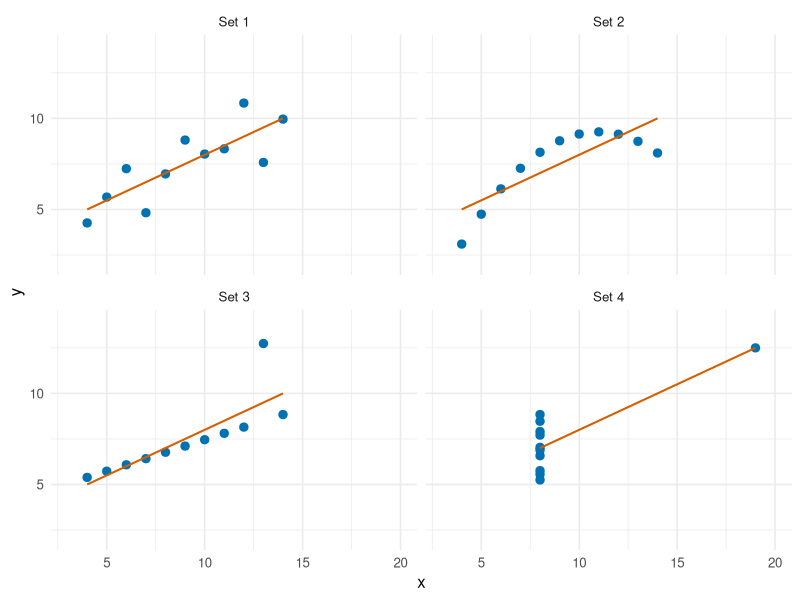
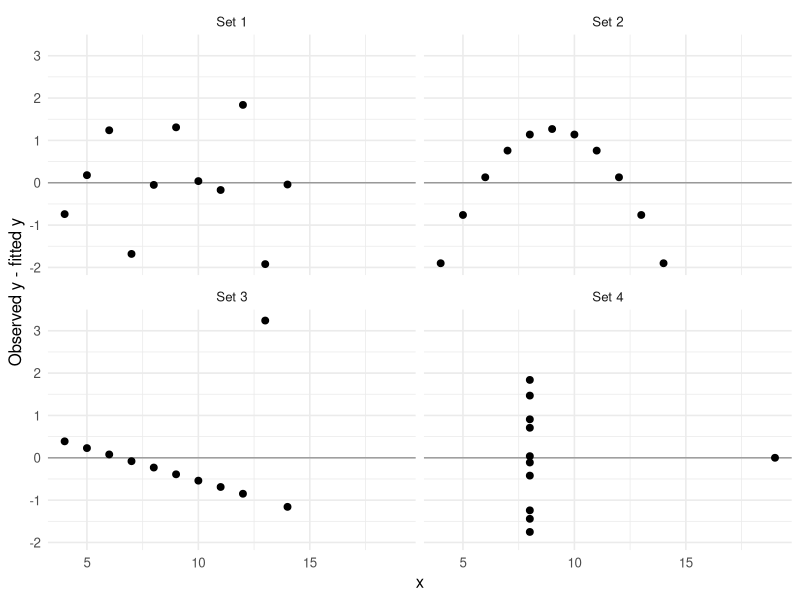
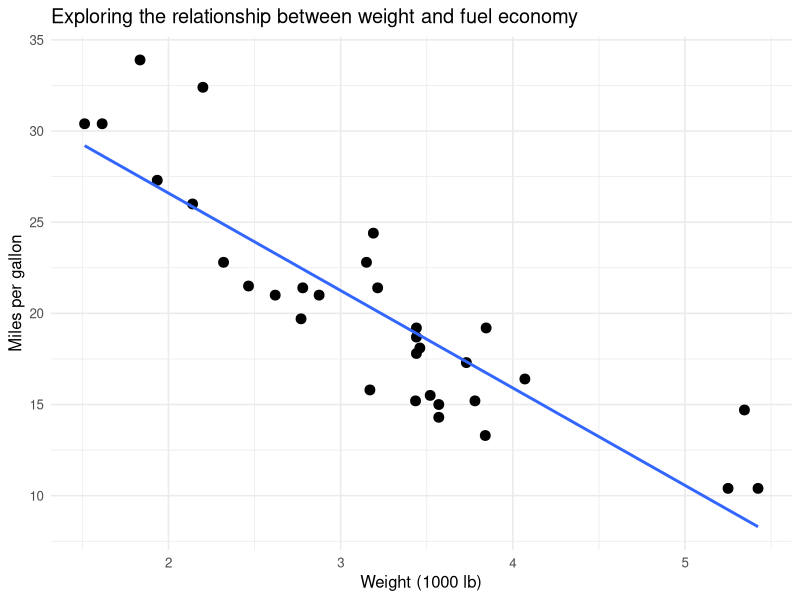
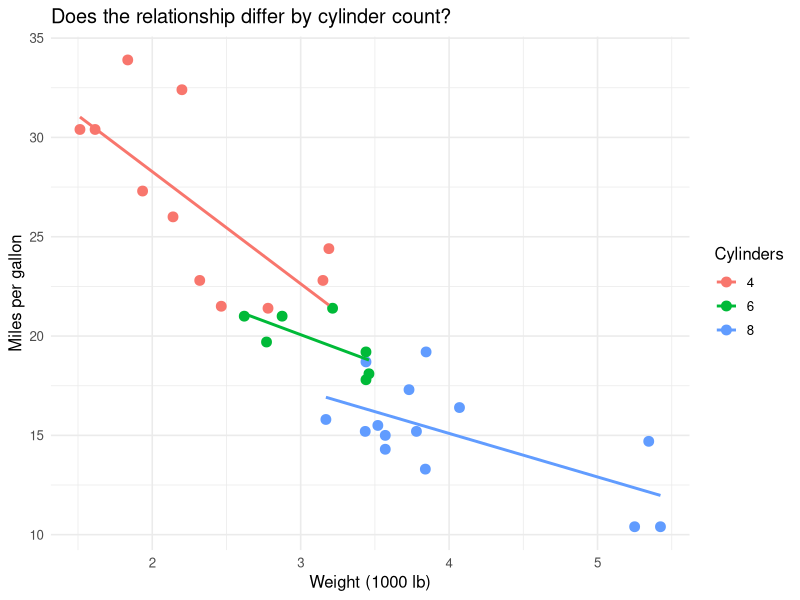
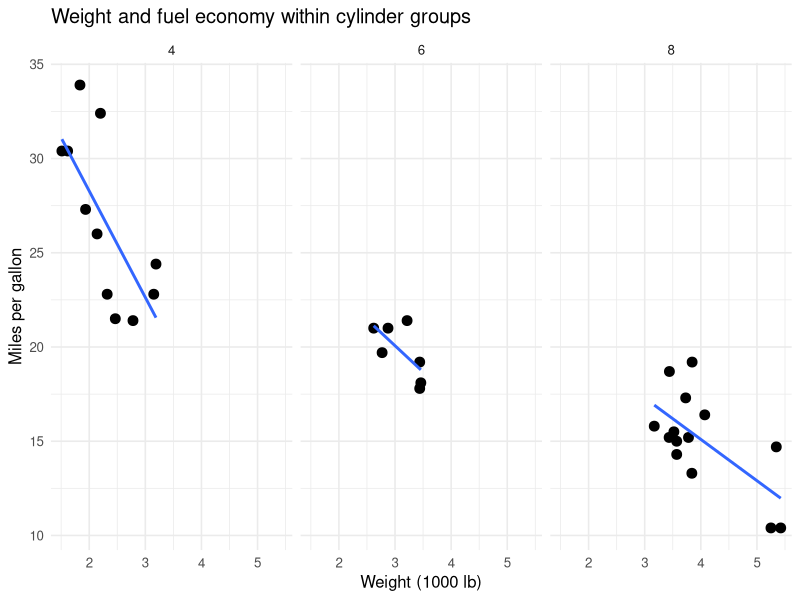
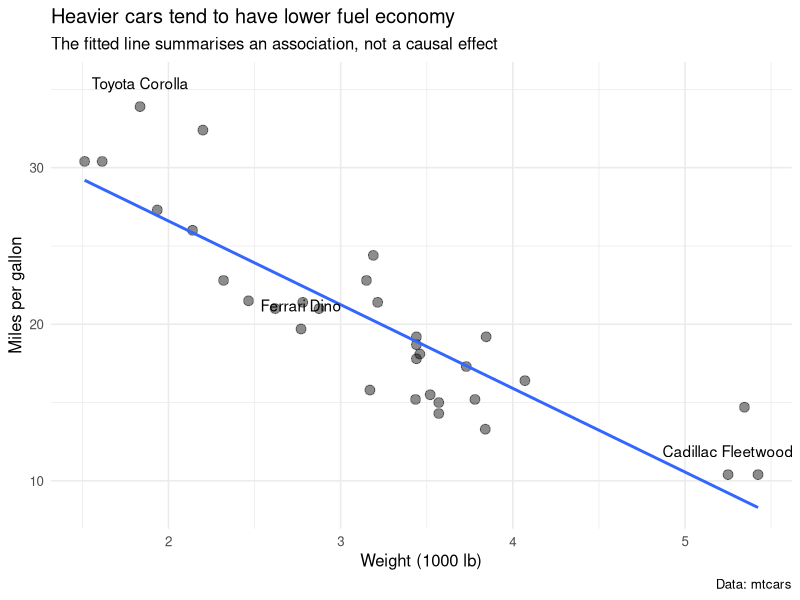
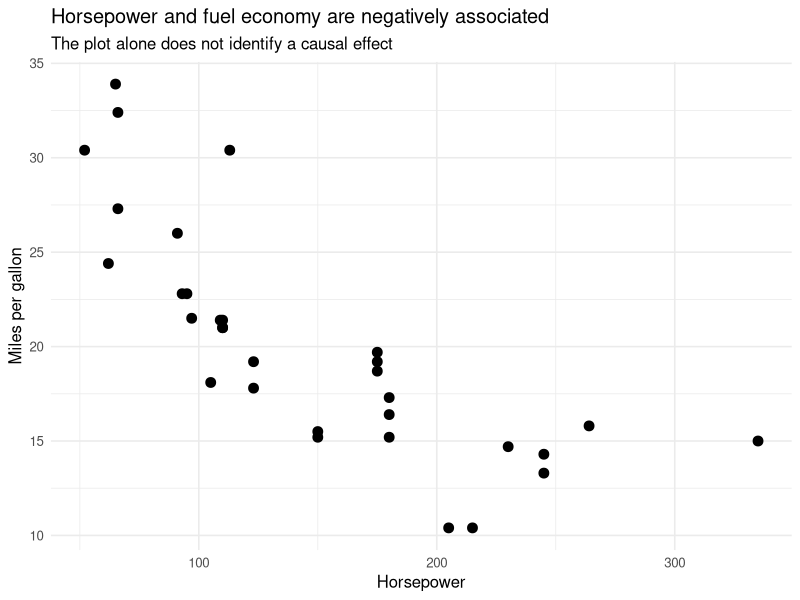
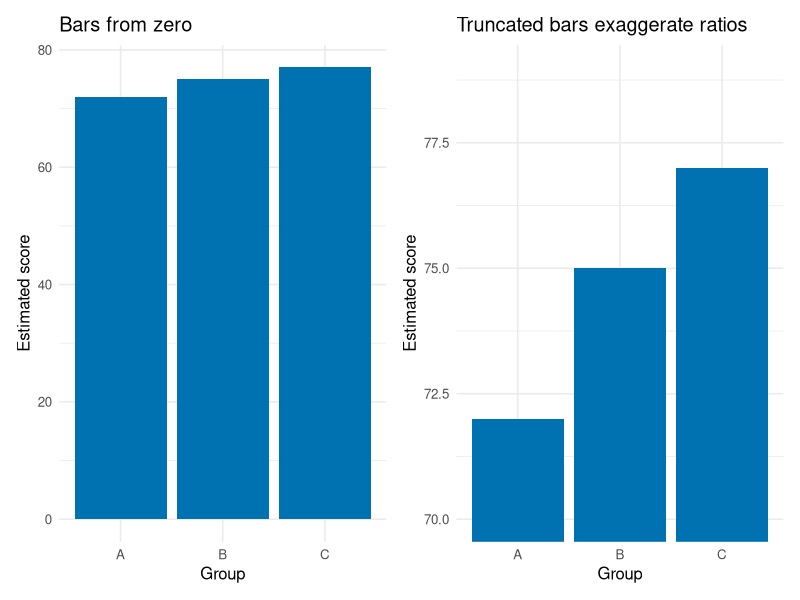

Here is the R script that generated these plots, in order:
## ---- chunk 1
required <- c("ggplot2", "patchwork", "viridisLite", "colorspace", "knitr", "dplyr", "tibble")
missing <- required[!vapply(required, requireNamespace, logical(1), quietly = TRUE)]
if (length(missing)) {
  stop("Install missing packages first: install.packages(c(",
       paste(sprintf('"%s"', missing), collapse = ", "), "))")
}
library(ggplot2)
library(patchwork)
library(dplyr)
library(tibble)
knitr::opts_chunk$set(echo = TRUE, message = FALSE, warning = TRUE,
                     fig.width = 9, fig.height = 5, dpi = 120,
                     fig.align = "center")
theme_set(theme_minimal(base_size = 12))
options(width = 90)
set.seed(20260917)
## ---- chunk 2
a <- do.call(rbind, lapply(1:4, function(i) {
  data.frame(set = factor(paste("Set", i), levels = paste("Set", 1:4)),
             observation = seq_len(nrow(anscombe)),
             x = anscombe[[paste0("x", i)]],
             y = anscombe[[paste0("y", i)]])
}))
summary_table <- do.call(rbind, lapply(split(a, a$set), function(d) {
  fit <- lm(y ~ x, data = d)
  data.frame(n = nrow(d), mean_x = mean(d$x), mean_y = mean(d$y),
             var_x = var(d$x), var_y = var(d$y), r = cor(d$x, d$y),
             intercept = unname(coef(fit)[1]), slope = unname(coef(fit)[2]),
             R_squared = summary(fit)$r.squared)
}))
knitr::kable(summary_table, digits = 3,
             caption = "Sample variances use the denominator n - 1.")
## ---- chunk 3
ggplot(a, aes(x, y)) +
  geom_point(size = 2.5, colour = "#0072B2") +
  geom_smooth(method = "lm", formula = y ~ x, se = FALSE,
              colour = "#D55E00", linewidth = .7) +
  facet_wrap(~set, ncol = 2) +
  coord_cartesian(xlim = c(3, 20), ylim = c(2, 14)) +
  labs(x = "x", y = "y")
## ---- chunk 4
a_diag <- do.call(rbind, lapply(split(a, a$set), function(d) {
  fit <- lm(y ~ x, data = d)
  d$residual <- residuals(fit)
  d$leverage <- hatvalues(fit)
  d
}))
ggplot(a_diag, aes(x, residual)) + geom_hline(yintercept = 0, colour = "grey60") +
  geom_point(size = 2) + facet_wrap(~set) +
  labs(y = "Observed y - fitted y")
## ---- chunk 5
d4 <- subset(a_diag, set == "Set 4")
knitr::kable(d4[, c("observation", "x", "y", "residual", "leverage")], digits = 3)
# If this observation is omitted, all remaining x values are equal.
isolated <- which.max(d4$x)
fit_without <- lm(y ~ x, data = d4[-isolated, ])
coef(fit_without)  # slope is NA: it is no longer identifiable
## ---- chunk 6
cars <- mtcars |> 
  as_tibble(rownames = "car")

ggplot(cars, aes(wt, mpg)) +
  geom_point(size = 3) +
  geom_smooth(method = "lm", se = FALSE) +
  labs(
    title = "Exploring the relationship between weight and fuel economy",
    x = "Weight (1000 lb)",
    y = "Miles per gallon"
  )
## ---- chunk 7
cars |>
  mutate(cyl = factor(cyl)) |>
  ggplot(aes(wt, mpg, colour = cyl)) +
  geom_point(size = 3) +
  geom_smooth(method = "lm", se = FALSE) +
  labs(
    title = "Does the relationship differ by cylinder count?",
    x = "Weight (1000 lb)",
    y = "Miles per gallon",
    colour = "Cylinders"
  )
## ---- chunk 8
cars |>
  mutate(cyl = factor(cyl)) |>
  ggplot(aes(wt, mpg)) +
  geom_point(size = 3) +
  geom_smooth(method = "lm", se = FALSE) +
  facet_wrap(~ cyl) +
  labs(
    title = "Weight and fuel economy within cylinder groups",
    x = "Weight (1000 lb)",
    y = "Miles per gallon"
  )
## ---- chunk 9
selected_cars <- cars |>
  filter(
    car %in% c(
      "Toyota Corolla",
      "Cadillac Fleetwood",
      "Ferrari Dino"
    )
  )

ggplot(cars, aes(wt, mpg)) +
  geom_point(alpha = 0.45, size = 3) +
  geom_smooth(method = "lm", se = FALSE) +
  geom_text(
    data = selected_cars,
    aes(label = car),
    nudge_y = 1.5,
    check_overlap = TRUE
  ) +
  labs(
    title = "Heavier cars tend to have lower fuel economy",
    subtitle = "The fitted line summarises an association, not a causal effect",
    x = "Weight (1000 lb)",
    y = "Miles per gallon",
    caption = "Data: mtcars"
  )
## ---- chunk 10
ggplot(mtcars, aes(hp, mpg)) +
  geom_point(size = 3) +
  labs(
    title = "Horsepower and fuel economy are negatively associated",
    subtitle = "The plot alone does not identify a causal effect",
    x = "Horsepower",
    y = "Miles per gallon"
  )
## ---- chunk 11
comparison <- tibble(
  group = c("A", "B", "C"),
  estimate = c(72, 75, 77)
)

p_scale <- ggplot(comparison, aes(group, estimate)) +
  geom_col(fill = "#0072B2") +
  labs(x = "Group", y = "Estimated score")
(p_scale + labs(title = "Bars from zero")) +
  (p_scale + coord_cartesian(ylim = c(70, 79)) +
     labs(title = "Truncated bars exaggerate ratios"))
## ---- chunk 12
ggplot(comparison, aes(group, estimate)) +
  geom_point(size = 4) +
  coord_cartesian(ylim = c(70, 79)) +
  labs(y = "Estimated score")
## ---- chunk 13
measure <- data.frame(group = LETTERS[1:5], value = c(20, 35, 46, 63, 80))
pos <- ggplot(measure, aes(value, group)) + geom_point(size = 3) +
  scale_x_continuous(limits = c(0, 90)) + labs(title = "Position", x = "Value", y = NULL)
area <- ggplot(measure, aes(1, group, size = value)) +
  geom_point(colour = "#0072B2") + scale_size_area(max_size = 16, limits = c(0, 90)) +
  scale_x_continuous(breaks = NULL) + labs(title = "Area", x = NULL, y = NULL) +
  theme(legend.position = "none", panel.grid = element_blank())
col <- ggplot(measure, aes(1, group, fill = value)) + geom_tile(width = .7, height = .7) +
  scale_fill_viridis_c(limits = c(0, 90), end = .9) +
  scale_x_continuous(breaks = NULL) + labs(title = "Colour", x = NULL, y = NULL) +
  theme(panel.grid = element_blank(), legend.position = "bottom")
pos + area + col
## ---- chunk 14
100 * measure$value[measure$group == "C"] / measure$value[measure$group == "E"]
## ---- chunk 15
segments <- data.frame(group = rep(LETTERS[1:4], each = 2),
                       part = rep(c("Base", "Target"), 4),
                       count = c(20, 30, 60, 35, 35, 32, 50, 34))
segments$part <- factor(segments$part, levels = c("Base", "Target"))
p_stack <- ggplot(segments, aes(group, count, fill = part)) +
  geom_col(position = position_stack(reverse = TRUE), width = .6) +
  scale_fill_manual(values = c(Base = "grey80", Target = "#0072B2")) +
  labs(title = "Compare the blue segments", y = "Count", x = NULL)
p_target <- ggplot(subset(segments, part == "Target"), aes(count, group)) +
  geom_point(size = 3, colour = "#0072B2") +
  scale_x_continuous(limits = c(0, 40)) +
  labs(title = "Compare aligned positions", x = "Target count", y = NULL)
p_stack + p_target
## ---- chunk 16
# Explicit polygon geometry avoids ambiguities about point-size conventions.
circle_data <- function(correct) {
  do.call(rbind, lapply(1:2, function(i) {
    v <- c(10, 40)[i]
    r <- if (correct) .8 * sqrt(v / 40) else .8 * v / 40
    theta <- seq(0, 2*pi, length.out = 200)
    data.frame(x = 2*i + r*cos(theta), y = r*sin(theta), id = factor(v),
               method = if (correct) "Area proportional to value" else "Radius proportional to value")
  }))
}
circles <- rbind(circle_data(TRUE), circle_data(FALSE))
ggplot(circles, aes(x, y, group = id)) +
  geom_polygon(fill = "#56B4E9", colour = "#0072B2") +
  facet_wrap(~method) + coord_equal(xlim = c(1, 5), ylim = c(-1, 1)) +
  scale_x_continuous(breaks = c(2, 4), labels = c("Value: 10", "Value: 40")) +
  labs(x = NULL, y = NULL) +
  theme(panel.grid = element_blank(), axis.text.y = element_blank(),
        axis.ticks.y = element_blank())
## ---- chunk 17
attendance <- data.frame(workshop = LETTERS[1:6],
                         students = c(24, 37, 29, 43, 34, 19))
p <- ggplot(attendance, aes(workshop, students)) +
  geom_col(fill = "#0072B2", width = .65) +
  scale_y_continuous(limits = c(0, 50), breaks = seq(0, 50, 10),
                     expand = expansion(mult = c(0, .02))) +
  labs(x = "Workshop", y = "Number of students")
clutter <- p + labs(title = "Too much decoration") +
  theme(panel.background = element_rect(fill = "grey85"),
        panel.grid.major = element_line(colour = "grey35", linewidth = .8),
        panel.grid.minor = element_line(colour = "grey55", linewidth = .5),
        panel.border = element_rect(fill = NA, colour = "black", linewidth = 1.5),
        plot.background = element_rect(fill = "grey95", colour = "black"))
balanced <- p + labs(title = "Useful context") +
  theme(panel.grid.major.x = element_blank(), panel.grid.minor = element_blank())
empty <- p + theme_void(base_size = 12) + labs(title = "Too little context")
clutter + balanced + empty + plot_layout(nrow = 1)
## ---- chunk 18
field <- expand.grid(x = seq(0, 1, length.out = 200), y = seq(0, 1, length.out = 30))
field$value <- field$x
base_field <- ggplot(field, aes(x, y, fill = value)) + geom_raster() +
  scale_y_continuous(breaks = NULL) + labs(x = "x", y = NULL, fill = "Value") +
  theme(panel.grid = element_blank(), legend.position = "bottom")
rainbow_plot <- base_field +
  scale_fill_gradientn(colours = rainbow(256), limits = c(0, 1)) + labs(title = "Rainbow")
viridis_plot <- base_field +
  scale_fill_viridis_c(limits = c(0, 1)) + labs(title = "Viridis")
rainbow_plot + viridis_plot
## ---- chunk 19
palette_names <- c("viridis", "magma", "inferno", "cividis")
strips <- do.call(rbind, lapply(palette_names, function(nm) {
  data.frame(value = seq(0, 1, length.out = 100), palette = nm,
             colour = viridisLite::viridis(100, option = nm))
}))
ggplot(strips, aes(value, palette, fill = colour)) + geom_tile() +
  scale_fill_identity() + labs(x = "Normalised value", y = NULL) +
  theme(panel.grid = element_blank())
## ---- chunk 20
ggplot(mtcars, aes(disp, mpg, colour = hp)) + geom_point(size = 3) +
  scale_colour_viridis_c(option = "viridis", end = .9) +
  labs(x = "Engine displacement (cubic inches)",
       y = "Fuel economy (US miles per gallon)", colour = "Horsepower")
## ---- chunk 21
deviation <- expand.grid(row = factor(LETTERS[1:4]), column = factor(1:5))
deviation$effect <- rep(c(-3, -1.5, 0, 1.5, 3), each = 4)
ggplot(deviation, aes(column, row, fill = effect)) + geom_tile(colour = "white") +
  geom_text(aes(label = effect), colour = "black", size = 4) +
  scale_fill_gradient2(low = "#91BFDB", mid = "#F7F7F7", high = "#F4A582",
                       midpoint = 0, limits = c(-3, 3)) +
  labs(x = "Condition", y = "Group", fill = "Deviation") + coord_equal() +
  theme(panel.grid = element_blank())
## ---- chunk 22
transformations <- list(
  Original = identity,
  Deutan = function(z) colorspace::deutan(z, severity = 1),
  Protan = function(z) colorspace::protan(z, severity = 1),
  Tritan = function(z) colorspace::tritan(z, severity = 1),
  Grayscale = function(z) colorspace::desaturate(z)
)
palettes <- list(Rainbow = rainbow(100), Viridis = viridisLite::viridis(100))
checks <- do.call(rbind, lapply(names(palettes), function(pn) {
  do.call(rbind, lapply(names(transformations), function(tn) {
    data.frame(value = seq(0, 1, length.out = 100), palette = pn,
               view = tn, colour = transformations[[tn]](palettes[[pn]]))
  }))
}))
checks$view <- factor(checks$view, levels = rev(names(transformations)))
ggplot(checks, aes(value, view, fill = colour)) + geom_tile() +
  facet_wrap(~palette, ncol = 1) + scale_fill_identity() +
  labs(x = "Normalised value", y = NULL) + theme(panel.grid = element_blank())
## ---- chunk 23
trajectories <- data.frame(time = rep(1:6, 3), group = rep(c("A", "B", "C"), each = 6),
                           response = c(2, 3, 4, 5, 6, 7,
                                        7, 6.8, 6.5, 6.2, 5.8, 5.4,
                                        3.5, 3.7, 3.8, 4, 4.1, 4.2))
qualitative <- c(A = "#0072B2", B = "#D55E00", C = "#009E73")
ggplot(trajectories, aes(time, response, colour = group, linetype = group)) +
  geom_line(linewidth = .9) +
  geom_text(data = subset(trajectories, time == 6),
            aes(label = group), hjust = -.7, show.legend = FALSE) +
  scale_colour_manual(values = qualitative) +
  scale_linetype_manual(values = c(A = "solid", B = "dashed", C = "dotdash")) +
  scale_x_continuous(limits = c(1, 6.7), breaks = 1:6) +
  labs(x = "Time (weeks)", y = "Response (arbitrary units)") +
  theme(legend.position = "none")
## ---- chunk 24
sessionInfo()
